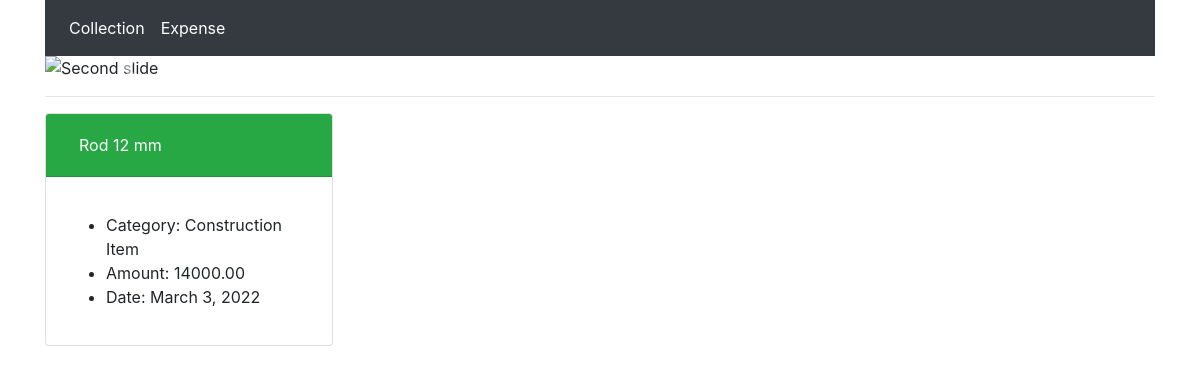
Screenshot of /expense/detail/2 with the database file from the repository.
### expense/models.py (models this page shows, shortened)
class Expense(models.Model):
    item_name = models.CharField(null=True, blank=True, max_length=200)
    item_amount = models.DecimalField(null=True, decimal_places=2, max_digits=10)
    item_category = models.CharField(null=True, blank=True, max_length=200)
    expense_date = models.DateField()

### expense/views.py (the view)
# urls.py: path("detail/<pk>", ExpenseDetailView.as_view(), name="expense_detail"),
class ExpenseDetailView(DetailView):
    model = Expense

### templates/expense/expense_detail.html
{% extends "expense/expense_base.html" %}
{% block content %}
<div class="card" style="max-width: 18rem;">
    <div class="card-header bg-success text-white mb-3">
        <button class="btn btn-link text-white" data-toggle="collapse" data-target="#b1">
            {{ object.item_name}}
        </button>
    </div>
    <div id="b1" class="card-body collapse show">
        <ul>
            <li>
                Category: {{object.item_category}}
            </li>
            <li>
                Amount: {{object.item_amount}}
            </li>
            <li>
                Date: {{object.expense_date}}
            </li>
        </ul>
    </div>
</div>
{% endblock %}

### rows the page displays
Expense: item_name "Rod 12 mm", item_category "Construction Item", item_amount "14000.00", expense_date "March 3, 2022"
